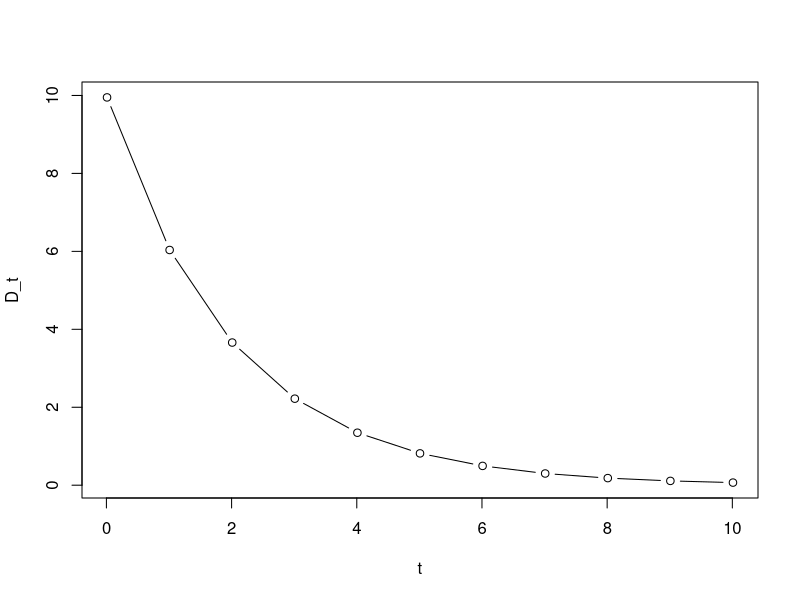
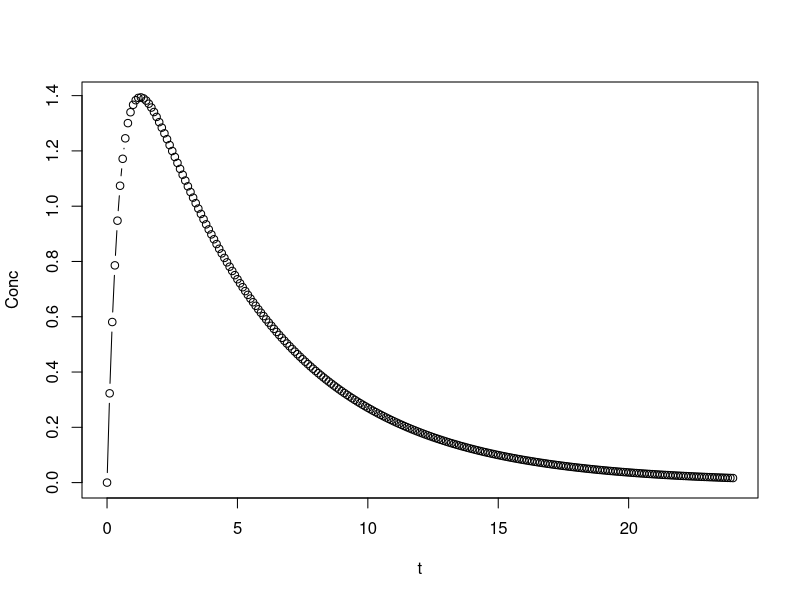
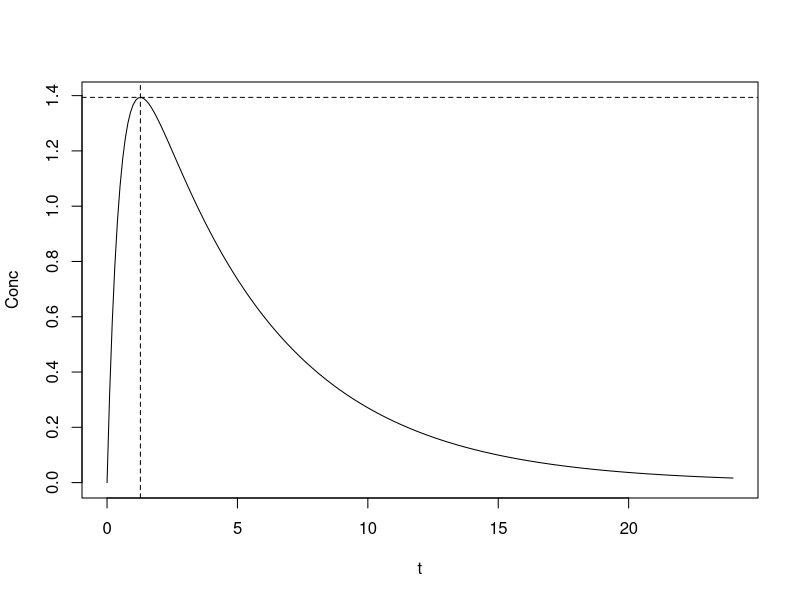
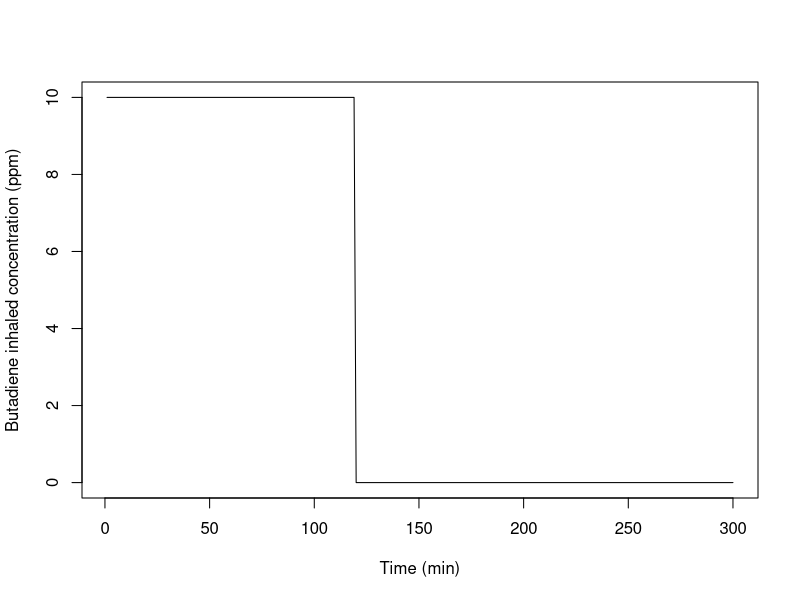
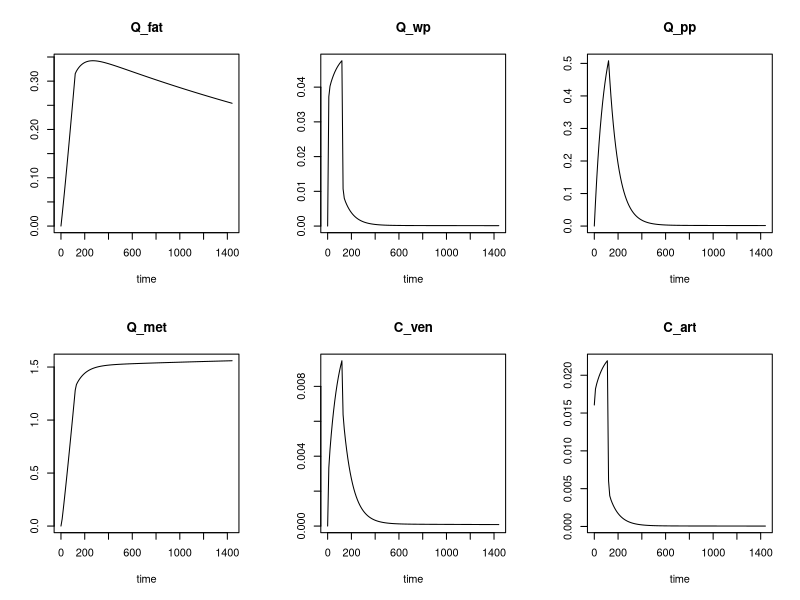
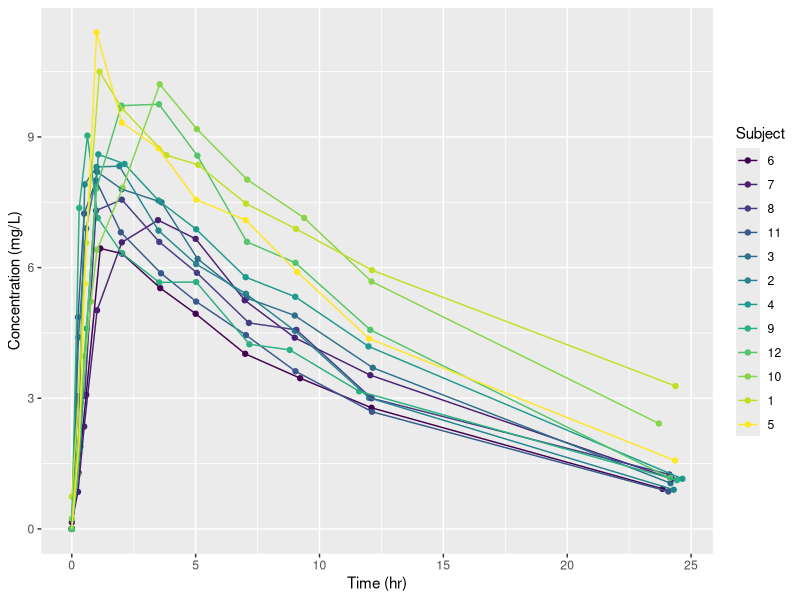

Recreate these plots in R, in order.
## ---- chunk 1
htmltools::tagList(rmarkdown::html_dependency_font_awesome())
library(ggplot2)
## ---- chunk 2
D_0 <- 10
t <- seq(0.01, 10.01, 1)
k_e <- 0.5
D_t <- D_0*exp(-k_e*t) 
plot(t, D_t, type = "b")
## ---- chunk 3
D <- 1            # Intake Dose (mass)
Fgutabs <- 0.9    # Absorption fraction (-)
k_e <- 0.2        # Elimination rate (1/time)
k_a <- 2.0        # Absorption rate (1/time)
V <- 0.5          # Distribution volume (vol.)
t <- seq(0, 24, 0.1)
A <- (D * Fgutabs * k_a)/(V * (k_a - k_e))
Conc <- A * exp(-k_e * t) - A * exp(-k_a * t)
## ---- chunk 4
plot(t, Conc, type = "b")
## ---- chunk 5
t_max <- log(k_a/k_e)/(k_a-k_e)
A <- (D * Fgutabs * k_a)/(V * (k_a - k_e))
C_max <- A * exp(-k_e*t_max) - A * exp(-k_a*t_max)
## ---- chunk 6
plot(t, Conc, type = "l")
abline(h = C_max, lty="dashed")
abline(v = t_max, lty="dashed")
## ---- chunk 7
C_inh <- approxfun(x = c(0, 120), y=c(10,0), method = "constant", f = 0, rule = 2) 
## ---- chunk 8
plot(C_inh(1:300), type="l", xlab = "Time (min)", ylab = "Butadiene inhaled concentration (ppm)")
## ---- chunk 9
parameters <- c("BDM" = 73,            # Body mass (kg)
                "Height" = 1.6,        # Body height (m)
                "Age" = 40,            # in years
                "Sex" = 1,             # code 1 is male, 2 is female
                "Flow_pul" = 5,        # Pulmonary ventilation rate (L/min)
                "Pct_Deadspace" = 0.7, # Fraction of pulmonary deadspace
                "Vent_Perf" = 1.14,    # Ventilation over perfusion ratio
                "Pct_LBDM_wp" = 0.2,   # wp tissue as fraction of lean mass
                "Pct_Flow_fat" = 0.1,  # Fraction of cardiac output to fat
                "Pct_Flow_pp" = 0.35,  # ~ to pp
                "PC_art" = 2,          # Blood/air partition coefficient
                "PC_fat" = 22,         # Fat/blood ~
                "PC_wp" = 0.8,         # wp/blood ~
                "PC_pp" = 0.8,         # pp/blood ~
                "Kmetwp" = 0.25)       # Rate constant for metabolism
## ---- chunk 10
y <- c("Q_fat" = 0, # Quantity of butadiene in fat (mg)
       "Q_wp" = 0,  # ~ in well-perfused (mg)
       "Q_pp" = 0,  # ~ in poorly-perfused (mg)
       "Q_met" = 0) # ~ metabolized (mg)
## ---- chunk 11
# Define the model equations
bd.model = function(t, y, parameters) {
  with (as.list(y), {
    with (as.list(parameters), {
      
      # Define some known constants
      Height = 1.6       # use to calculate fraction of body fat
      Age = 40           # use to calculate fraction of body fat
      Sex = 1            # use to calculate fraction of body fat
      MW_bu = 54.0914    # butadiene molecular weight (in grams)

      # Conversions from/to ppm
      ppm_per_mM = 24450 # ppm to mM under normal conditions
      ppm_per_mg_per_l = ppm_per_mM / MW_bu
      mg_per_l_per_ppm = 1 / ppm_per_mg_per_l
      
      # Calculate Flow_alv from total pulmonary flow
      Flow_alv = Flow_pul * (1 - Pct_Deadspace)
      
      # Calculate total blood flow from Flow_alv and the V/P ratio
      Flow_tot = Flow_alv / Vent_Perf
      
      # Calculate fraction of body fat
      Pct_BDM_fat = (1.2 * BDM / (Height * Height) - 10.8
                     *(2 - Sex) + 0.23 * Age - 5.4) * 0.01
      
      # Actual volumes, 10% of body mass (bones…) get no butadiene
      Eff_V_fat = Pct_BDM_fat * BDM
      Eff_V_wp = Pct_LBDM_wp * BDM * (1 - Pct_BDM_fat)
      Eff_V_pp = 0.9 * BDM - Eff_V_fat - Eff_V_wp
      
      # Calculate actual blood flows from total flow and percent flows
      Flow_fat = Pct_Flow_fat * Flow_tot
      Flow_pp = Pct_Flow_pp * Flow_tot
      Flow_wp = Flow_tot * (1 - Pct_Flow_pp - Pct_Flow_fat)
      
      # Calculate the concentrations
      C_fat = Q_fat / Eff_V_fat
      C_wp = Q_wp / Eff_V_wp
      C_pp = Q_pp / Eff_V_pp
      
      # Venous blood concentrations at the organ exit
      Cout_fat = C_fat / PC_fat
      Cout_wp = C_wp / PC_wp
      Cout_pp = C_pp / PC_pp
      
      # Sum of Flow * Concentration for all compartments
      dQ_ven = Flow_fat * Cout_fat + Flow_wp * Cout_wp + Flow_pp * Cout_pp
      C_inh.current = C_inh(t) # to avoid calling C_inh() twice
      
      # Arterial blood concentration
      # Convert input given in ppm to mg/l to match other units
      C_art = (Flow_alv * C_inh.current * mg_per_l_per_ppm + dQ_ven) / (Flow_tot + Flow_alv / PC_art)
      
      # Venous blood concentration (mg/L)
      C_ven = dQ_ven / Flow_tot
      
      # Alveolar air concentration (mg/L)
      C_alv = C_art / PC_art
      
      # Exhaled air concentration (ppm)
      if (C_alv <= 0) {
        C_exh = 10E-30 # avoid round off errors
      } else {
        C_exh = (1 - Pct_Deadspace) * C_alv * ppm_per_mg_per_l + Pct_Deadspace * C_inh.current
      }
      
      # Quantity metabolized in liver (included in well-perfused)
      dQmet_wp = Kmetwp * Q_wp
      
      # Differentials for quantities
      dQ_fat = Flow_fat * (C_art - Cout_fat)
      dQ_wp = Flow_wp * (C_art - Cout_wp) - dQmet_wp
      dQ_pp = Flow_pp * (C_art - Cout_pp)
      dQ_met = dQmet_wp

      # The function bd.model must return at least the derivatives
      list(c(dQ_fat, dQ_wp, dQ_pp, dQ_met), # derivatives
           c("C_ven" = C_ven, "C_art" = C_art)) # extra outputs

    }) # end with parameters
  }) # end with y
} # end bd.model

## ---- chunk 12
# Define the computation output times
t <- seq(from=0, to=1440, by=10)

# Solve ODE
library(deSolve)
out <- ode(times=t, func=bd.model, 
           y=y, parms=parameters)
head(out)
## ---- chunk 13
plot(out)
## ---- chunk 14
ggplot(Theoph, aes(x = Time, y =conc, color = Subject)) + 
  geom_point() + geom_line() + labs(x = "Time (hr)", y = "Concentration (mg/L)")
